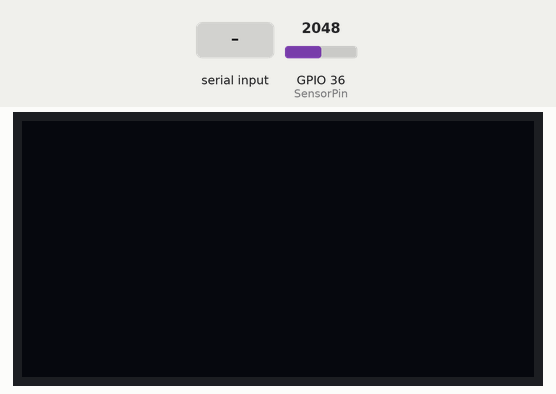
Recording of a sketch running on a simulated ESP32. On the bench: 128×64 one-colour display. The inputs (shaded band) are chosen by the test bench; at power-on: GPIO 36 (SensorPin) = 2048. WiFi joins after 1.5 s; servers stay silent unless stated; nothing arrives over Bluetooth unless stated; what the sketch prints to the serial monitor is not drawn.

Above: at 1.2 s.
1.3 s: "90,45\n" received over the second serial link
4.3 s: GPIO 36 (SensorPin) set to 2114
At 7.0 s:
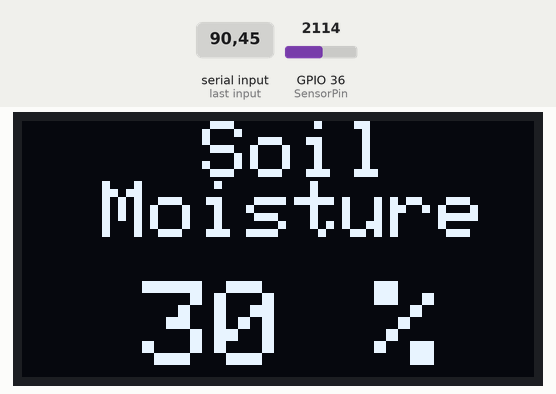
7.3 s: GPIO 36 (SensorPin) set to 2866
At 9.8 s:
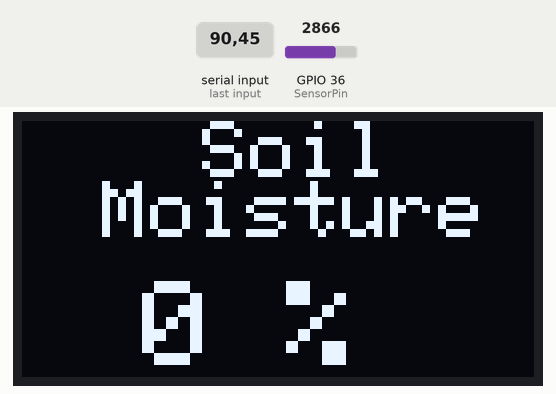
10.1 s: GPIO 36 (SensorPin) set to 1228
At 12.7 s:
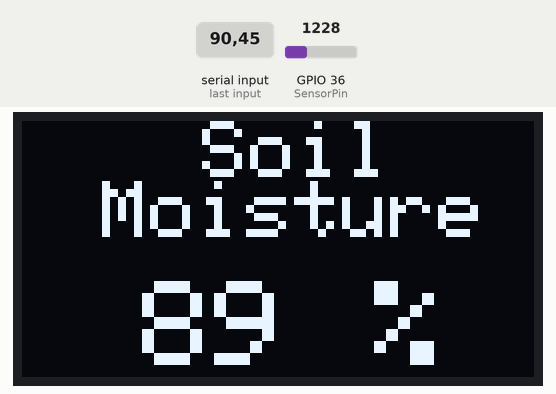
Timing chart, 0 to 13.7 s (numbered marks = the images above; inputs shaded):
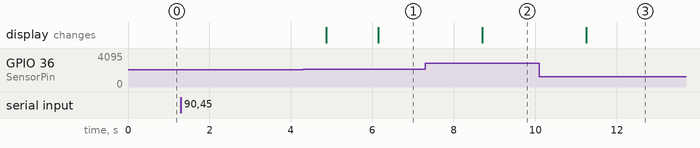

The sketch:

PlantreESP32.ino
```cpp
#include <SPI.h>
#include <Wire.h>
#include <Adafruit_GFX.h>
#include <Adafruit_SSD1306.h>
#include <WiFi.h>
#include <WiFiUdp.h>
#include <String.h>
#include "BluetoothSerial.h"


#define SCREEN_WIDTH 128 // OLED display width, in pixels
#define SCREEN_HEIGHT 64 // OLED display height, in pixels
#define OLED_RESET -1 // Reset pin # (or -1 if sharing Arduino reset pin)


#if !defined(CONFIG_BT_ENABLED) || !defined(CONFIG_BLUEDROID_ENABLED)
#error Bluetooth is not enabled! Please run `make menuconfig` to and enable it
#endif

Adafruit_SSD1306 display(SCREEN_WIDTH, SCREEN_HEIGHT, &Wire, OLED_RESET);

BluetoothSerial SerialBT;
const int AirValue = 2580;   //you need to replace this value with Value_1
const int WaterValue = 1070;  //you need to replace this value with Value_2
const int SensorPin = 36;
int soilMoistureValue = 0;
int soilmoisturepercent=0;
bool wifiConnected = false;


String allInfo;
String strs[5];
int StringCount = 0;

String ssidStr;
String passwordStr;
String Ip;
String port;
const char* ssid;
const char* password;

const char * udpAddress;
WiFiUDP udp;
unsigned int udpPort;

char pktbuf[10];
String x_val;
int randNum = 0;

void setup() {
  Serial.begin(115200); // open serial port, set the baud rate to 9600 bps

  SerialBT.begin("ESP32test"); //Bluetooth device name
  Serial.println("The device started, now you can pair it with bluetooth!");
  display.begin(SSD1306_SWITCHCAPVCC, 0x3C); //initialize with the I2C addr 0x3C (128x64)
  display.clearDisplay();
  /*WiFi.begin(ssid,password);
  while(WiFi.waitForConnectResult() != WL_CONNECTED)  {
    Serial.println("Connection Failed! Rebooting...");
    delay(5000);
    ESP.restart();
  }
  Serial.println(WiFi.localIP());
  Serial.println("Status: Connected");
  udp.begin(udpPort);
  Serial.println(udpPort);*/
}


void loop()
{
  if(wifiConnected == false)
  {
      connectToWifi();
  }
  else
  {
      readSoilMoistureValue();
      sendUdpPacket();
      showInOLED();
  }

}

void connectToWifi()
{
  if (SerialBT.available())
      {
        allInfo =SerialBT.readString();
        //Serial.println(allInfo + " This was the string array\n\n");


        // Split the string into substrings
        while (allInfo.length() > 0)
        {
          int index = allInfo.indexOf('\n');
          if (index == -1) // No space found
          {
            strs[StringCount++] = allInfo;
            break;
          }
          else
          {
            strs[StringCount++] = allInfo.substring(0, index);
            allInfo = allInfo.substring(index+1);
          }
        }

        ssid = strs[0].c_str();
        password = strs[1].c_str();
        udpAddress = strs[2].c_str();
        port = strs[3];
        udpPort = strs[3].toInt();
        //Serial.println(ssid+ "\n" + password + "\n" + Ip + "\n" + port);


        WiFi.begin(ssid,password);

        while(WiFi.waitForConnectResult() != WL_CONNECTED)
        {
          Serial.println("Wrong Credentials given");
          SerialBT.print("1");
          delay(1000);
          ESP.restart();
        }
        wifiConnected = true;
        Serial.println(WiFi.localIP());
        Serial.println("Status: Connected");
        SerialBT.print("0");
        udp.begin(udpPort);
        Serial.println(udpPort);
      }
      delay(20);
}

void readSoilMoistureValue()
{
    soilMoistureValue = analogRead(SensorPin);  //put Sensor insert into soil
    Serial.println(soilMoistureValue);
    soilmoisturepercent = map(soilMoistureValue, AirValue, WaterValue, 0, 100);
}

void sendUdpPacket()
{
    int rp = udp.parsePacket();
    if(!rp)
    {
        x_val = String(soilmoisturepercent);
        Serial.print("udp_send: ");
        Serial.println(x_val);
        udp.beginPacket(udpAddress, udpPort);
        //udp.write(rx_val);
        udp.print(x_val);
        udp.endPacket();
        delay(1000);
    }
    else
    {
      udp.read(pktbuf,1);
      Serial.print("Packet from " + String(udpAddress)+": ");
      Serial.println(pktbuf);
      delay(1000);
    }
}

void showInOLED()
{
    if(soilmoisturepercent > 100)
    {
      Serial.println("100 %");

      display.setCursor(45,0);  //oled display
      display.setTextSize(2);
      display.setTextColor(WHITE);
      display.println("Soil");
      display.setCursor(20,15);
      display.setTextSize(2);
      display.setTextColor(WHITE);
      display.println("Moisture");

      display.setCursor(30,40);  //oled display
      display.setTextSize(3);
      display.setTextColor(WHITE);
      display.println("100 %");
      display.display();

      delay(250);
      display.clearDisplay();
    }
    else if(soilmoisturepercent <0)
    {
      Serial.println("0 %");

      display.setCursor(45,0);  //oled display
      display.setTextSize(2);
      display.setTextColor(WHITE);
      display.println("Soil");
      display.setCursor(20,15);
      display.setTextSize(2);
      display.setTextColor(WHITE);
      display.println("Moisture");

      display.setCursor(30,40);  //oled display
      display.setTextSize(3);
      display.setTextColor(WHITE);
      display.println("0 %");
      display.display();

      delay(250);
      display.clearDisplay();
    }
    else if(soilmoisturepercent >=0 && soilmoisturepercent <= 100)
    {
      Serial.print(soilmoisturepercent);
      Serial.println("%");

      display.setCursor(45,0);  //oled display
      display.setTextSize(2);
      display.setTextColor(WHITE);
      display.println("Soil");
      display.setCursor(20,15);
      display.setTextSize(2);
      display.setTextColor(WHITE);
      display.println("Moisture");

      display.setCursor(30,40);  //oled display
      display.setTextSize(3);
      display.setTextColor(WHITE);
      display.println(soilmoisturepercent);
      display.setCursor(70,40);
      display.setTextSize(3);
      display.println(" %");
      display.display();

      delay(250);
      display.clearDisplay();
    }
}
```

Measured:
- the behaviour switches between 2051 and 2052 on GPIO 36 (SensorPin) (found by bisection; images 0 and 1)
- after the input at 1.3 s, every drawn part: stays the same
- after the input at 4.3 s, the display: first differs from a run without the input after 1.8 s (image 1)
- after the input at 7.3 s, the display: changes after 1.4 s (image 2)
- after the input at 10.1 s, the display: changes after 1.2 s (image 3)
